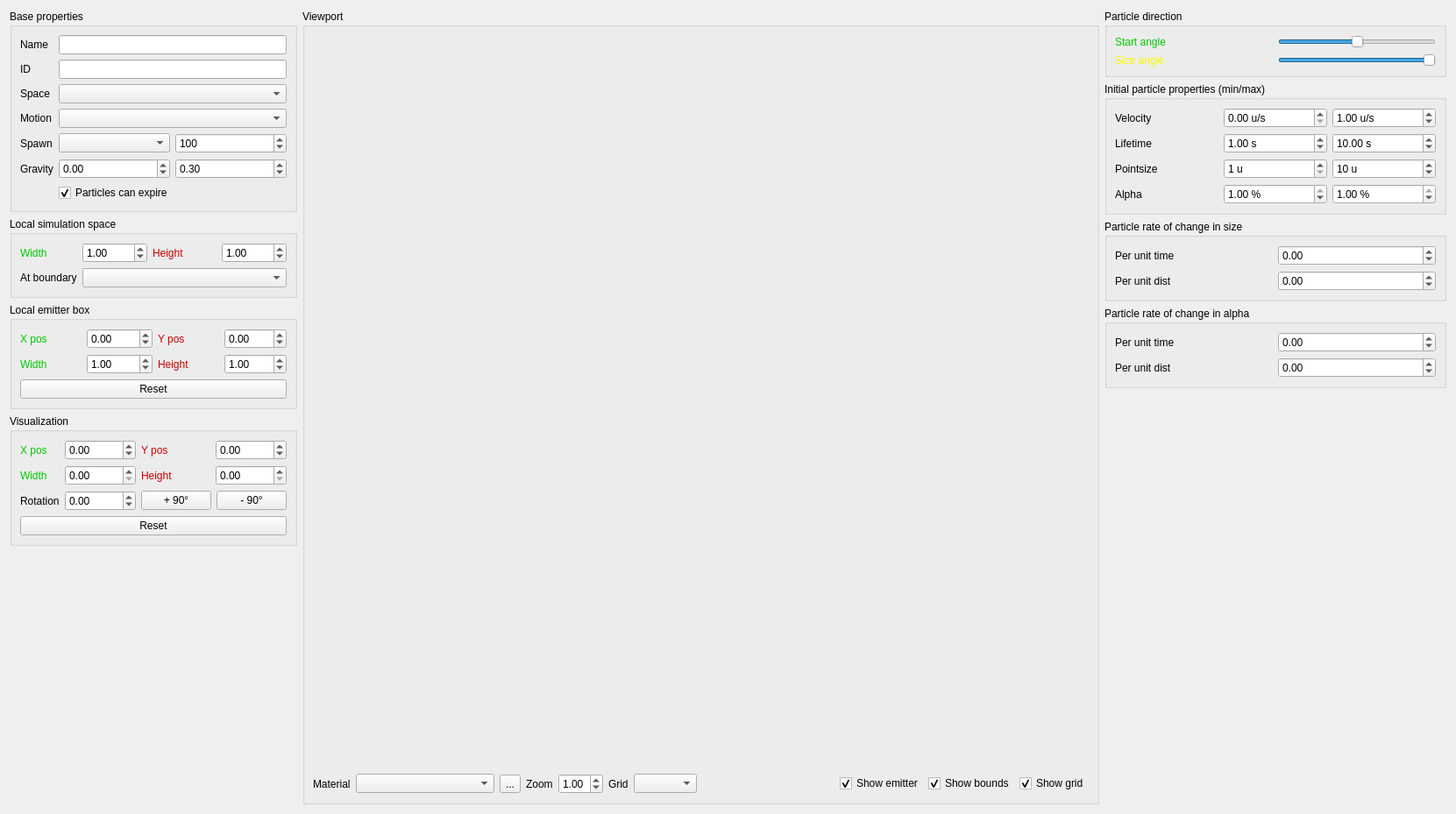
<?xml version="1.0" encoding="UTF-8"?>
<ui version="4.0">
 <class>ParticleWidget</class>
 <widget class="QWidget" name="ParticleWidget">
  <property name="geometry">
   <rect>
    <x>0</x>
    <y>0</y>
    <width>1661</width>
    <height>929</height>
   </rect>
  </property>
  <property name="windowTitle">
   <string>Particle System</string>
  </property>
  <property name="windowIcon">
   <iconset resource="../resource/resource.qrc">
    <normaloff>:/32x32_ico_png/particle.png</normaloff>:/32x32_ico_png/particle.png</iconset>
  </property>
  <layout class="QHBoxLayout" name="horizontalLayout_3">
   <item>
    <layout class="QVBoxLayout" name="verticalLayout_5">
     <item>
      <widget class="QGroupBox" name="groupBox_3">
       <property name="title">
        <string>Base properties</string>
       </property>
       <layout class="QGridLayout" name="gridLayout_9">
        <item row="6" column="0">
         <widget class="QLabel" name="label_23">
          <property name="text">
           <string>Gravity</string>
          </property>
         </widget>
        </item>
        <item row="1" column="0">
         <widget class="QLabel" name="label_30">
          <property name="text">
           <string>ID</string>
          </property>
         </widget>
        </item>
        <item row="2" column="1">
         <widget class="QComboBox" name="space"/>
        </item>
        <item row="5" column="0">
         <widget class="QLabel" name="label">
          <property name="text">
           <string>Spawn</string>
          </property>
         </widget>
        </item>
        <item row="1" column="1">
         <widget class="QLineEdit" name="ID">
          <property name="sizePolicy">
           <sizepolicy hsizetype="Preferred" vsizetype="Fixed">
            <horstretch>0</horstretch>
            <verstretch>0</verstretch>
           </sizepolicy>
          </property>
          <property name="readOnly">
           <bool>true</bool>
          </property>
         </widget>
        </item>
        <item row="3" column="0">
         <widget class="QLabel" name="label_12">
          <property name="text">
           <string>Motion</string>
          </property>
         </widget>
        </item>
        <item row="0" column="0">
         <widget class="QLabel" name="label_28">
          <property name="sizePolicy">
           <sizepolicy hsizetype="Maximum" vsizetype="Preferred">
            <horstretch>0</horstretch>
            <verstretch>0</verstretch>
           </sizepolicy>
          </property>
          <property name="text">
           <string>Name</string>
          </property>
         </widget>
        </item>
        <item row="2" column="0">
         <widget class="QLabel" name="label_21">
          <property name="text">
           <string>Space</string>
          </property>
         </widget>
        </item>
        <item row="6" column="1">
         <layout class="QHBoxLayout" name="horizontalLayout_4">
          <item>
           <widget class="QDoubleSpinBox" name="gravityX">
            <property name="minimum">
             <double>-1000.000000000000000</double>
            </property>
            <property name="maximum">
             <double>1000.000000000000000</double>
            </property>
            <property name="singleStep">
             <double>0.100000000000000</double>
            </property>
            <property name="stepType">
             <enum>QAbstractSpinBox::AdaptiveDecimalStepType</enum>
            </property>
            <property name="value">
             <double>0.000000000000000</double>
            </property>
           </widget>
          </item>
          <item>
           <widget class="QDoubleSpinBox" name="gravityY">
            <property name="minimum">
             <double>-1000.000000000000000</double>
            </property>
            <property name="maximum">
             <double>1000.000000000000000</double>
            </property>
            <property name="singleStep">
             <double>0.100000000000000</double>
            </property>
            <property name="stepType">
             <enum>QAbstractSpinBox::AdaptiveDecimalStepType</enum>
            </property>
            <property name="value">
             <double>0.300000000000000</double>
            </property>
           </widget>
          </item>
         </layout>
        </item>
        <item row="3" column="1">
         <widget class="QComboBox" name="motion"/>
        </item>
        <item row="5" column="1">
         <layout class="QHBoxLayout" name="horizontalLayout_6">
          <item>
           <widget class="QComboBox" name="when"/>
          </item>
          <item>
           <widget class="QDoubleSpinBox" name="numParticles">
            <property name="decimals">
             <number>0</number>
            </property>
            <property name="minimum">
             <double>1.000000000000000</double>
            </property>
            <property name="maximum">
             <double>10000.000000000000000</double>
            </property>
            <property name="stepType">
             <enum>QAbstractSpinBox::AdaptiveDecimalStepType</enum>
            </property>
            <property name="value">
             <double>100.000000000000000</double>
            </property>
           </widget>
          </item>
         </layout>
        </item>
        <item row="0" column="1">
         <widget class="QLineEdit" name="name">
          <property name="sizePolicy">
           <sizepolicy hsizetype="Preferred" vsizetype="Fixed">
            <horstretch>0</horstretch>
            <verstretch>0</verstretch>
           </sizepolicy>
          </property>
         </widget>
        </item>
        <item row="7" column="1">
         <widget class="QCheckBox" name="canExpire">
          <property name="text">
           <string>Particles can expire</string>
          </property>
          <property name="checked">
           <bool>true</bool>
          </property>
         </widget>
        </item>
       </layout>
      </widget>
     </item>
     <item>
      <widget class="QGroupBox" name="localSpace">
       <property name="title">
        <string>Local simulation space</string>
       </property>
       <layout class="QGridLayout" name="gridLayout_10">
        <item row="0" column="1">
         <widget class="QDoubleSpinBox" name="simWidth">
          <property name="maximum">
           <double>1000.000000000000000</double>
          </property>
          <property name="value">
           <double>1.000000000000000</double>
          </property>
         </widget>
        </item>
        <item row="2" column="0">
         <widget class="QLabel" name="label_13">
          <property name="sizePolicy">
           <sizepolicy hsizetype="Maximum" vsizetype="Preferred">
            <horstretch>0</horstretch>
            <verstretch>0</verstretch>
           </sizepolicy>
          </property>
          <property name="text">
           <string>At boundary</string>
          </property>
         </widget>
        </item>
        <item row="0" column="2">
         <widget class="QLabel" name="label_34">
          <property name="styleSheet">
           <string notr="true">color: rgb(200,0, 0)</string>
          </property>
          <property name="text">
           <string>Height</string>
          </property>
         </widget>
        </item>
        <item row="0" column="0">
         <widget class="QLabel" name="label_33">
          <property name="styleSheet">
           <string notr="true">color: rgb(0, 200, 0)</string>
          </property>
          <property name="text">
           <string>Width</string>
          </property>
         </widget>
        </item>
        <item row="0" column="3">
         <widget class="QDoubleSpinBox" name="simHeight">
          <property name="maximum">
           <double>1000.000000000000000</double>
          </property>
          <property name="value">
           <double>1.000000000000000</double>
          </property>
         </widget>
        </item>
        <item row="2" column="1" colspan="3">
         <widget class="QComboBox" name="boundary"/>
        </item>
       </layout>
      </widget>
     </item>
     <item>
      <widget class="QGroupBox" name="localEmitter">
       <property name="title">
        <string>Local emitter box</string>
       </property>
       <property name="checkable">
        <bool>false</bool>
       </property>
       <layout class="QGridLayout" name="gridLayout_3">
        <item row="1" column="0">
         <widget class="QLabel" name="label_10">
          <property name="styleSheet">
           <string notr="true">color: rgb(0, 200, 0)</string>
          </property>
          <property name="text">
           <string>Width</string>
          </property>
         </widget>
        </item>
        <item row="1" column="3">
         <widget class="QDoubleSpinBox" name="initHeight">
          <property name="maximum">
           <double>1000.000000000000000</double>
          </property>
          <property name="stepType">
           <enum>QAbstractSpinBox::AdaptiveDecimalStepType</enum>
          </property>
          <property name="value">
           <double>1.000000000000000</double>
          </property>
         </widget>
        </item>
        <item row="0" column="1">
         <widget class="QDoubleSpinBox" name="initX">
          <property name="minimum">
           <double>-1000.000000000000000</double>
          </property>
          <property name="maximum">
           <double>1000.000000000000000</double>
          </property>
          <property name="stepType">
           <enum>QAbstractSpinBox::AdaptiveDecimalStepType</enum>
          </property>
         </widget>
        </item>
        <item row="1" column="2">
         <widget class="QLabel" name="label_9">
          <property name="styleSheet">
           <string notr="true">color: rgb(200,0, 0)</string>
          </property>
          <property name="text">
           <string>Height</string>
          </property>
         </widget>
        </item>
        <item row="0" column="2">
         <widget class="QLabel" name="label_11">
          <property name="styleSheet">
           <string notr="true">color: rgb(200,0, 0)</string>
          </property>
          <property name="text">
           <string>Y pos</string>
          </property>
         </widget>
        </item>
        <item row="0" column="3">
         <widget class="QDoubleSpinBox" name="initY">
          <property name="minimum">
           <double>-99.000000000000000</double>
          </property>
         </widget>
        </item>
        <item row="0" column="0">
         <widget class="QLabel" name="label_14">
          <property name="styleSheet">
           <string notr="true">color: rgb(0, 200, 0)</string>
          </property>
          <property name="text">
           <string>X pos</string>
          </property>
         </widget>
        </item>
        <item row="1" column="1">
         <widget class="QDoubleSpinBox" name="initWidth">
          <property name="maximum">
           <double>1000.000000000000000</double>
          </property>
          <property name="stepType">
           <enum>QAbstractSpinBox::AdaptiveDecimalStepType</enum>
          </property>
          <property name="value">
           <double>1.000000000000000</double>
          </property>
         </widget>
        </item>
        <item row="2" column="0" colspan="4">
         <widget class="QPushButton" name="resetEmitter">
          <property name="text">
           <string>Reset</string>
          </property>
         </widget>
        </item>
       </layout>
      </widget>
     </item>
     <item>
      <widget class="QGroupBox" name="transform">
       <property name="title">
        <string>Visualization</string>
       </property>
       <property name="checkable">
        <bool>false</bool>
       </property>
       <property name="checked">
        <bool>false</bool>
       </property>
       <layout class="QGridLayout" name="gridLayout_2">
        <item row="1" column="1">
         <widget class="QDoubleSpinBox" name="scaleX">
          <property name="sizePolicy">
           <sizepolicy hsizetype="Minimum" vsizetype="Fixed">
            <horstretch>0</horstretch>
            <verstretch>0</verstretch>
           </sizepolicy>
          </property>
          <property name="maximum">
           <double>1000.000000000000000</double>
          </property>
          <property name="stepType">
           <enum>QAbstractSpinBox::AdaptiveDecimalStepType</enum>
          </property>
         </widget>
        </item>
        <item row="1" column="3">
         <widget class="QDoubleSpinBox" name="scaleY">
          <property name="maximum">
           <double>1000.000000000000000</double>
          </property>
          <property name="stepType">
           <enum>QAbstractSpinBox::AdaptiveDecimalStepType</enum>
          </property>
         </widget>
        </item>
        <item row="1" column="2">
         <widget class="QLabel" name="label_19">
          <property name="styleSheet">
           <string notr="true">color: rgb(200,0, 0)</string>
          </property>
          <property name="text">
           <string>Height</string>
          </property>
         </widget>
        </item>
        <item row="0" column="1">
         <widget class="QDoubleSpinBox" name="translateX">
          <property name="sizePolicy">
           <sizepolicy hsizetype="Minimum" vsizetype="Fixed">
            <horstretch>0</horstretch>
            <verstretch>0</verstretch>
           </sizepolicy>
          </property>
          <property name="minimum">
           <double>-10000.000000000000000</double>
          </property>
          <property name="maximum">
           <double>10000.000000000000000</double>
          </property>
          <property name="stepType">
           <enum>QAbstractSpinBox::AdaptiveDecimalStepType</enum>
          </property>
         </widget>
        </item>
        <item row="2" column="0">
         <widget class="QLabel" name="label_22">
          <property name="text">
           <string>Rotation</string>
          </property>
         </widget>
        </item>
        <item row="0" column="0">
         <widget class="QLabel" name="label_35">
          <property name="styleSheet">
           <string notr="true">color: rgb(0, 200, 0)</string>
          </property>
          <property name="text">
           <string>X pos</string>
          </property>
         </widget>
        </item>
        <item row="0" column="3">
         <widget class="QDoubleSpinBox" name="translateY">
          <property name="sizePolicy">
           <sizepolicy hsizetype="Minimum" vsizetype="Fixed">
            <horstretch>0</horstretch>
            <verstretch>0</verstretch>
           </sizepolicy>
          </property>
          <property name="minimum">
           <double>-10000.000000000000000</double>
          </property>
          <property name="maximum">
           <double>10000.000000000000000</double>
          </property>
          <property name="singleStep">
           <double>1.000000000000000</double>
          </property>
          <property name="stepType">
           <enum>QAbstractSpinBox::AdaptiveDecimalStepType</enum>
          </property>
          <property name="value">
           <double>0.000000000000000</double>
          </property>
         </widget>
        </item>
        <item row="2" column="1">
         <widget class="QDoubleSpinBox" name="rotation">
          <property name="wrapping">
           <bool>true</bool>
          </property>
          <property name="minimum">
           <double>-180.000000000000000</double>
          </property>
          <property name="maximum">
           <double>180.000000000000000</double>
          </property>
          <property name="stepType">
           <enum>QAbstractSpinBox::AdaptiveDecimalStepType</enum>
          </property>
         </widget>
        </item>
        <item row="1" column="0">
         <widget class="QLabel" name="label_20">
          <property name="styleSheet">
           <string notr="true">color: rgb(0, 200, 0)</string>
          </property>
          <property name="text">
           <string>Width</string>
          </property>
         </widget>
        </item>
        <item row="0" column="2">
         <widget class="QLabel" name="label_36">
          <property name="styleSheet">
           <string notr="true">color: rgb(200,0, 0)</string>
          </property>
          <property name="text">
           <string>Y pos</string>
          </property>
         </widget>
        </item>
        <item row="3" column="0" colspan="4">
         <widget class="QPushButton" name="resetTransform">
          <property name="sizePolicy">
           <sizepolicy hsizetype="Preferred" vsizetype="Fixed">
            <horstretch>0</horstretch>
            <verstretch>0</verstretch>
           </sizepolicy>
          </property>
          <property name="text">
           <string>Reset</string>
          </property>
         </widget>
        </item>
        <item row="2" column="2" colspan="2">
         <layout class="QHBoxLayout" name="horizontalLayout">
          <item>
           <widget class="QPushButton" name="btnViewPlus90">
            <property name="sizePolicy">
             <sizepolicy hsizetype="Minimum" vsizetype="Fixed">
              <horstretch>0</horstretch>
              <verstretch>0</verstretch>
             </sizepolicy>
            </property>
            <property name="text">
             <string>+ 90°</string>
            </property>
           </widget>
          </item>
          <item>
           <widget class="QPushButton" name="btnViewMinus90">
            <property name="sizePolicy">
             <sizepolicy hsizetype="Minimum" vsizetype="Fixed">
              <horstretch>0</horstretch>
              <verstretch>0</verstretch>
             </sizepolicy>
            </property>
            <property name="text">
             <string>- 90°</string>
            </property>
           </widget>
          </item>
         </layout>
        </item>
       </layout>
      </widget>
     </item>
     <item>
      <spacer name="verticalSpacer">
       <property name="orientation">
        <enum>Qt::Vertical</enum>
       </property>
       <property name="sizeHint" stdset="0">
        <size>
         <width>20</width>
         <height>40</height>
        </size>
       </property>
      </spacer>
     </item>
    </layout>
   </item>
   <item>
    <widget class="QGroupBox" name="groupBox">
     <property name="title">
      <string>Viewport</string>
     </property>
     <layout class="QVBoxLayout" name="verticalLayout">
      <item>
       <layout class="QVBoxLayout" name="verticalLayout_6">
        <item>
         <widget class="gui::GfxWidget" name="widget" native="true">
          <property name="sizePolicy">
           <sizepolicy hsizetype="MinimumExpanding" vsizetype="MinimumExpanding">
            <horstretch>0</horstretch>
            <verstretch>0</verstretch>
           </sizepolicy>
          </property>
          <property name="minimumSize">
           <size>
            <width>0</width>
            <height>0</height>
           </size>
          </property>
          <property name="focusPolicy">
           <enum>Qt::StrongFocus</enum>
          </property>
         </widget>
        </item>
        <item>
         <layout class="QHBoxLayout" name="horizontalLayout_2">
          <item>
           <widget class="QLabel" name="label_17">
            <property name="text">
             <string>Material</string>
            </property>
           </widget>
          </item>
          <item>
           <widget class="QComboBox" name="materials">
            <property name="sizePolicy">
             <sizepolicy hsizetype="MinimumExpanding" vsizetype="Fixed">
              <horstretch>0</horstretch>
              <verstretch>0</verstretch>
             </sizepolicy>
            </property>
           </widget>
          </item>
          <item>
           <widget class="QToolButton" name="btnSelectMaterial">
            <property name="text">
             <string>...</string>
            </property>
            <property name="icon">
             <iconset resource="../resource/resource.qrc">
              <normaloff>:/16x16_ico_png/material.png</normaloff>:/16x16_ico_png/material.png</iconset>
            </property>
            <property name="arrowType">
             <enum>Qt::NoArrow</enum>
            </property>
           </widget>
          </item>
          <item>
           <widget class="QLabel" name="label_18">
            <property name="text">
             <string>Zoom</string>
            </property>
           </widget>
          </item>
          <item>
           <widget class="QDoubleSpinBox" name="zoom">
            <property name="minimum">
             <double>0.100000000000000</double>
            </property>
            <property name="maximum">
             <double>5.000000000000000</double>
            </property>
            <property name="singleStep">
             <double>0.100000000000000</double>
            </property>
            <property name="stepType">
             <enum>QAbstractSpinBox::AdaptiveDecimalStepType</enum>
            </property>
            <property name="value">
             <double>1.000000000000000</double>
            </property>
           </widget>
          </item>
          <item>
           <widget class="QLabel" name="label_2">
            <property name="text">
             <string>Grid</string>
            </property>
           </widget>
          </item>
          <item>
           <widget class="QComboBox" name="cmbGrid"/>
          </item>
          <item>
           <spacer name="horizontalSpacer">
            <property name="orientation">
             <enum>Qt::Horizontal</enum>
            </property>
            <property name="sizeType">
             <enum>QSizePolicy::MinimumExpanding</enum>
            </property>
            <property name="sizeHint" stdset="0">
             <size>
              <width>40</width>
              <height>20</height>
             </size>
            </property>
           </spacer>
          </item>
          <item>
           <widget class="QCheckBox" name="chkShowEmitter">
            <property name="text">
             <string>Show emitter</string>
            </property>
            <property name="checked">
             <bool>true</bool>
            </property>
           </widget>
          </item>
          <item>
           <widget class="QCheckBox" name="chkShowBounds">
            <property name="text">
             <string>Show bounds</string>
            </property>
            <property name="checked">
             <bool>true</bool>
            </property>
           </widget>
          </item>
          <item>
           <widget class="QCheckBox" name="chkShowGrid">
            <property name="text">
             <string>Show grid</string>
            </property>
            <property name="checked">
             <bool>true</bool>
            </property>
           </widget>
          </item>
         </layout>
        </item>
       </layout>
      </item>
     </layout>
    </widget>
   </item>
   <item>
    <layout class="QVBoxLayout" name="verticalLayout_4">
     <item>
      <widget class="QGroupBox" name="dirSector">
       <property name="minimumSize">
        <size>
         <width>390</width>
         <height>0</height>
        </size>
       </property>
       <property name="title">
        <string>Particle direction</string>
       </property>
       <property name="checkable">
        <bool>false</bool>
       </property>
       <layout class="QGridLayout" name="gridLayout_4">
        <item row="0" column="0">
         <widget class="QLabel" name="label_15">
          <property name="styleSheet">
           <string notr="true">color: rgb(0, 200, 0)</string>
          </property>
          <property name="text">
           <string>Start angle</string>
          </property>
         </widget>
        </item>
        <item row="1" column="0">
         <widget class="QLabel" name="label_16">
          <property name="styleSheet">
           <string notr="true">color: rgb(250, 250, 0)</string>
          </property>
          <property name="text">
           <string>Size angle</string>
          </property>
         </widget>
        </item>
        <item row="0" column="1">
         <widget class="QSlider" name="dirStartAngle">
          <property name="sizePolicy">
           <sizepolicy hsizetype="Preferred" vsizetype="Fixed">
            <horstretch>0</horstretch>
            <verstretch>0</verstretch>
           </sizepolicy>
          </property>
          <property name="minimum">
           <number>-180</number>
          </property>
          <property name="maximum">
           <number>180</number>
          </property>
          <property name="orientation">
           <enum>Qt::Horizontal</enum>
          </property>
          <property name="invertedAppearance">
           <bool>false</bool>
          </property>
          <property name="invertedControls">
           <bool>false</bool>
          </property>
          <property name="tickPosition">
           <enum>QSlider::NoTicks</enum>
          </property>
         </widget>
        </item>
        <item row="1" column="1">
         <widget class="QSlider" name="dirSizeAngle">
          <property name="sizePolicy">
           <sizepolicy hsizetype="Preferred" vsizetype="Fixed">
            <horstretch>0</horstretch>
            <verstretch>0</verstretch>
           </sizepolicy>
          </property>
          <property name="maximum">
           <number>360</number>
          </property>
          <property name="value">
           <number>360</number>
          </property>
          <property name="orientation">
           <enum>Qt::Horizontal</enum>
          </property>
         </widget>
        </item>
       </layout>
      </widget>
     </item>
     <item>
      <widget class="QGroupBox" name="groupBox_6">
       <property name="title">
        <string>Initial particle properties (min/max)</string>
       </property>
       <layout class="QVBoxLayout" name="verticalLayout_2">
        <item>
         <layout class="QGridLayout" name="gridLayout">
          <item row="3" column="0">
           <widget class="QLabel" name="label_24">
            <property name="text">
             <string>Alpha</string>
            </property>
           </widget>
          </item>
          <item row="0" column="2">
           <widget class="QDoubleSpinBox" name="maxVelocity">
            <property name="suffix">
             <string> u/s</string>
            </property>
            <property name="maximum">
             <double>1000.000000000000000</double>
            </property>
            <property name="stepType">
             <enum>QAbstractSpinBox::AdaptiveDecimalStepType</enum>
            </property>
            <property name="value">
             <double>1.000000000000000</double>
            </property>
           </widget>
          </item>
          <item row="0" column="0">
           <widget class="QLabel" name="label_3">
            <property name="text">
             <string>Velocity</string>
            </property>
           </widget>
          </item>
          <item row="0" column="1">
           <widget class="QDoubleSpinBox" name="minVelocity">
            <property name="suffix">
             <string> u/s</string>
            </property>
            <property name="maximum">
             <double>1000.000000000000000</double>
            </property>
            <property name="stepType">
             <enum>QAbstractSpinBox::AdaptiveDecimalStepType</enum>
            </property>
           </widget>
          </item>
          <item row="2" column="0">
           <widget class="QLabel" name="label_5">
            <property name="text">
             <string>Pointsize</string>
            </property>
           </widget>
          </item>
          <item row="1" column="1">
           <widget class="QDoubleSpinBox" name="minLifetime">
            <property name="suffix">
             <string> s</string>
            </property>
            <property name="maximum">
             <double>1000.000000000000000</double>
            </property>
            <property name="stepType">
             <enum>QAbstractSpinBox::AdaptiveDecimalStepType</enum>
            </property>
            <property name="value">
             <double>1.000000000000000</double>
            </property>
           </widget>
          </item>
          <item row="3" column="2">
           <widget class="QDoubleSpinBox" name="maxAlpha">
            <property name="suffix">
             <string> %</string>
            </property>
            <property name="maximum">
             <double>1.000000000000000</double>
            </property>
            <property name="singleStep">
             <double>0.100000000000000</double>
            </property>
            <property name="stepType">
             <enum>QAbstractSpinBox::AdaptiveDecimalStepType</enum>
            </property>
            <property name="value">
             <double>1.000000000000000</double>
            </property>
           </widget>
          </item>
          <item row="2" column="2">
           <widget class="QSpinBox" name="maxPointsize">
            <property name="suffix">
             <string> u</string>
            </property>
            <property name="minimum">
             <number>1</number>
            </property>
            <property name="maximum">
             <number>2047</number>
            </property>
            <property name="value">
             <number>10</number>
            </property>
           </widget>
          </item>
          <item row="2" column="1">
           <widget class="QSpinBox" name="minPointsize">
            <property name="suffix">
             <string> u</string>
            </property>
            <property name="minimum">
             <number>1</number>
            </property>
            <property name="maximum">
             <number>2047</number>
            </property>
           </widget>
          </item>
          <item row="1" column="2">
           <widget class="QDoubleSpinBox" name="maxLifetime">
            <property name="suffix">
             <string> s</string>
            </property>
            <property name="maximum">
             <double>10000.000000000000000</double>
            </property>
            <property name="stepType">
             <enum>QAbstractSpinBox::AdaptiveDecimalStepType</enum>
            </property>
            <property name="value">
             <double>10.000000000000000</double>
            </property>
           </widget>
          </item>
          <item row="3" column="1">
           <widget class="QDoubleSpinBox" name="minAlpha">
            <property name="suffix">
             <string> %</string>
            </property>
            <property name="maximum">
             <double>1.000000000000000</double>
            </property>
            <property name="singleStep">
             <double>0.100000000000000</double>
            </property>
            <property name="stepType">
             <enum>QAbstractSpinBox::AdaptiveDecimalStepType</enum>
            </property>
            <property name="value">
             <double>1.000000000000000</double>
            </property>
           </widget>
          </item>
          <item row="1" column="0">
           <widget class="QLabel" name="label_4">
            <property name="text">
             <string>Lifetime</string>
            </property>
           </widget>
          </item>
         </layout>
        </item>
       </layout>
      </widget>
     </item>
     <item>
      <widget class="QGroupBox" name="sizeDerivatives">
       <property name="title">
        <string>Particle rate of change in size</string>
       </property>
       <property name="checkable">
        <bool>false</bool>
       </property>
       <property name="checked">
        <bool>false</bool>
       </property>
       <layout class="QGridLayout" name="gridLayout_5">
        <item row="0" column="0">
         <widget class="QLabel" name="label_26">
          <property name="text">
           <string>Per unit time</string>
          </property>
         </widget>
        </item>
        <item row="0" column="1">
         <widget class="QDoubleSpinBox" name="timeSizeDerivative">
          <property name="minimum">
           <double>-99.000000000000000</double>
          </property>
          <property name="stepType">
           <enum>QAbstractSpinBox::AdaptiveDecimalStepType</enum>
          </property>
         </widget>
        </item>
        <item row="1" column="0">
         <widget class="QLabel" name="label_27">
          <property name="text">
           <string>Per unit dist</string>
          </property>
         </widget>
        </item>
        <item row="1" column="1">
         <widget class="QDoubleSpinBox" name="distSizeDerivative">
          <property name="minimum">
           <double>-99.000000000000000</double>
          </property>
          <property name="stepType">
           <enum>QAbstractSpinBox::AdaptiveDecimalStepType</enum>
          </property>
         </widget>
        </item>
       </layout>
      </widget>
     </item>
     <item>
      <widget class="QGroupBox" name="alphaDerivatives">
       <property name="title">
        <string>Particle rate of change in alpha</string>
       </property>
       <property name="checkable">
        <bool>false</bool>
       </property>
       <property name="checked">
        <bool>false</bool>
       </property>
       <layout class="QGridLayout" name="gridLayout_8">
        <item row="0" column="0">
         <widget class="QLabel" name="label_25">
          <property name="text">
           <string>Per unit time</string>
          </property>
         </widget>
        </item>
        <item row="0" column="1">
         <widget class="QDoubleSpinBox" name="timeAlphaDerivative">
          <property name="minimum">
           <double>-1.000000000000000</double>
          </property>
          <property name="maximum">
           <double>1.000000000000000</double>
          </property>
          <property name="singleStep">
           <double>0.100000000000000</double>
          </property>
          <property name="stepType">
           <enum>QAbstractSpinBox::AdaptiveDecimalStepType</enum>
          </property>
         </widget>
        </item>
        <item row="1" column="0">
         <widget class="QLabel" name="label_29">
          <property name="text">
           <string>Per unit dist</string>
          </property>
         </widget>
        </item>
        <item row="1" column="1">
         <widget class="QDoubleSpinBox" name="distAlphaDerivative">
          <property name="minimum">
           <double>-1.000000000000000</double>
          </property>
          <property name="maximum">
           <double>1.000000000000000</double>
          </property>
          <property name="singleStep">
           <double>0.100000000000000</double>
          </property>
          <property name="stepType">
           <enum>QAbstractSpinBox::AdaptiveDecimalStepType</enum>
          </property>
         </widget>
        </item>
       </layout>
      </widget>
     </item>
     <item>
      <spacer name="verticalSpacer_3">
       <property name="orientation">
        <enum>Qt::Vertical</enum>
       </property>
       <property name="sizeHint" stdset="0">
        <size>
         <width>20</width>
         <height>40</height>
        </size>
       </property>
      </spacer>
     </item>
    </layout>
   </item>
  </layout>
  <action name="actionPlay">
   <property name="icon">
    <iconset resource="../resource/resource.qrc">
     <normaloff>:/32x32_ico_png/play.png</normaloff>:/32x32_ico_png/play.png</iconset>
   </property>
   <property name="text">
    <string>Play</string>
   </property>
   <property name="shortcut">
    <string>F5</string>
   </property>
  </action>
  <action name="actionStop">
   <property name="icon">
    <iconset resource="../resource/resource.qrc">
     <normaloff>:/32x32_ico_png/stop.png</normaloff>:/32x32_ico_png/stop.png</iconset>
   </property>
   <property name="text">
    <string>Stop</string>
   </property>
   <property name="shortcut">
    <string>Esc</string>
   </property>
  </action>
  <action name="actionPause">
   <property name="icon">
    <iconset resource="../resource/resource.qrc">
     <normaloff>:/32x32_ico_png/pause.png</normaloff>:/32x32_ico_png/pause.png</iconset>
   </property>
   <property name="text">
    <string>Pause</string>
   </property>
   <property name="shortcut">
    <string>F7</string>
   </property>
  </action>
  <action name="actionSave">
   <property name="icon">
    <iconset resource="../resource/resource.qrc">
     <normaloff>:/32x32_ico_png/save.png</normaloff>:/32x32_ico_png/save.png</iconset>
   </property>
   <property name="text">
    <string>Save</string>
   </property>
   <property name="shortcut">
    <string>Ctrl+S</string>
   </property>
  </action>
 </widget>
 <customwidgets>
  <customwidget>
   <class>gui::GfxWidget</class>
   <extends>QWidget</extends>
   <header>gfxwidget.h</header>
   <container>1</container>
  </customwidget>
 </customwidgets>
 <tabstops>
  <tabstop>name</tabstop>
  <tabstop>ID</tabstop>
  <tabstop>space</tabstop>
  <tabstop>motion</tabstop>
  <tabstop>when</tabstop>
  <tabstop>numParticles</tabstop>
  <tabstop>gravityX</tabstop>
  <tabstop>gravityY</tabstop>
  <tabstop>canExpire</tabstop>
  <tabstop>simWidth</tabstop>
  <tabstop>simHeight</tabstop>
  <tabstop>boundary</tabstop>
  <tabstop>initX</tabstop>
  <tabstop>initY</tabstop>
  <tabstop>initWidth</tabstop>
  <tabstop>initHeight</tabstop>
  <tabstop>resetEmitter</tabstop>
  <tabstop>translateX</tabstop>
  <tabstop>translateY</tabstop>
  <tabstop>scaleX</tabstop>
  <tabstop>scaleY</tabstop>
  <tabstop>rotation</tabstop>
  <tabstop>btnViewPlus90</tabstop>
  <tabstop>btnViewMinus90</tabstop>
  <tabstop>resetTransform</tabstop>
  <tabstop>widget</tabstop>
  <tabstop>materials</tabstop>
  <tabstop>btnSelectMaterial</tabstop>
  <tabstop>zoom</tabstop>
  <tabstop>cmbGrid</tabstop>
  <tabstop>chkShowEmitter</tabstop>
  <tabstop>chkShowBounds</tabstop>
  <tabstop>chkShowGrid</tabstop>
  <tabstop>dirStartAngle</tabstop>
  <tabstop>dirSizeAngle</tabstop>
  <tabstop>minVelocity</tabstop>
  <tabstop>maxVelocity</tabstop>
  <tabstop>minLifetime</tabstop>
  <tabstop>maxLifetime</tabstop>
  <tabstop>minPointsize</tabstop>
  <tabstop>maxPointsize</tabstop>
  <tabstop>minAlpha</tabstop>
  <tabstop>maxAlpha</tabstop>
  <tabstop>timeSizeDerivative</tabstop>
  <tabstop>distSizeDerivative</tabstop>
  <tabstop>timeAlphaDerivative</tabstop>
  <tabstop>distAlphaDerivative</tabstop>
 </tabstops>
 <resources>
  <include location="../resource/resource.qrc"/>
 </resources>
 <connections>
  <connection>
   <sender>canExpire</sender>
   <signal>toggled(bool)</signal>
   <receiver>minLifetime</receiver>
   <slot>setEnabled(bool)</slot>
   <hints>
    <hint type="sourcelabel">
     <x>1294</x>
     <y>711</y>
    </hint>
    <hint type="destinationlabel">
     <x>1294</x>
     <y>647</y>
    </hint>
   </hints>
  </connection>
  <connection>
   <sender>canExpire</sender>
   <signal>toggled(bool)</signal>
   <receiver>maxLifetime</receiver>
   <slot>setEnabled(bool)</slot>
   <hints>
    <hint type="sourcelabel">
     <x>1294</x>
     <y>711</y>
    </hint>
    <hint type="destinationlabel">
     <x>1384</x>
     <y>647</y>
    </hint>
   </hints>
  </connection>
 </connections>
</ui>
